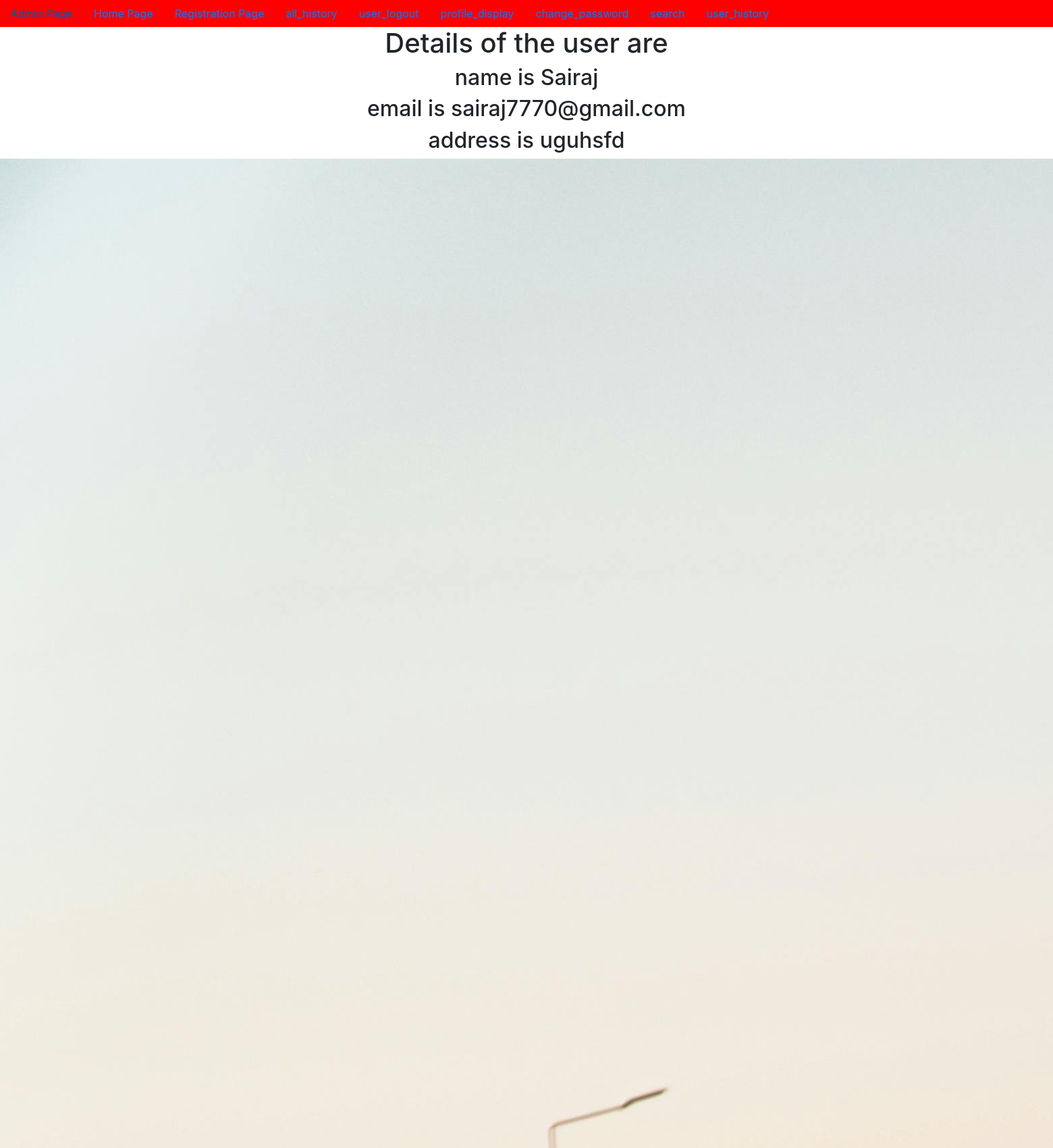
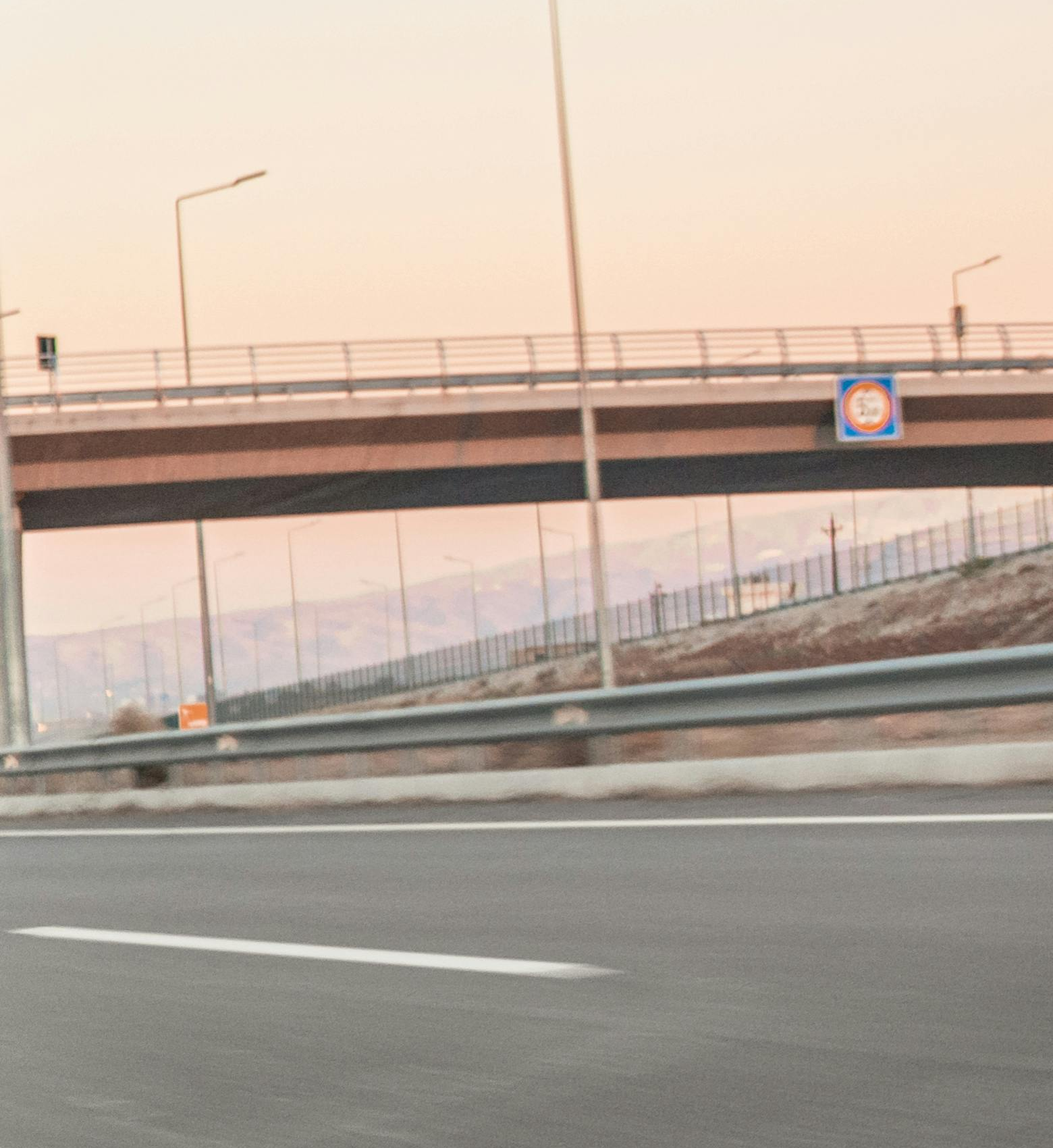
The app's page /profile_display/ (signed in, upper part) with its own data (2 pictures, top to bottom).
### app/models.py (models this page shows)
class Profile(models.Model):
    profile_user=models.OneToOneField(User,on_delete=models.CASCADE)
    address=models.TextField()
    profile_pic=models.ImageField(upload_to='abcd')

### app/views.py (the view)
# urls.py: path('profile_display/',profile_display,name='profile_display'),
@login_required
def profile_display(request):
    un=request.session.get('username')
    UO=User.objects.get(username=un)
    PO=Profile.objects.get(profile_user=UO)
    d={'UO':UO,'PO':PO}
    return render(request,'profile_display.html',d)

### templates/profile_display.html (shortened to what this page needs)
{% extends 'dummy.html' %}
{% block body_block %}
    <h1>Details of the user are</h1>
    <h2>name is {{UO.username}}</h2>
    <h2>email is {{UO.email}}</h2>
    <h2>address is {{PO.address}}</h2>
    <img src="{{PO.profile_pic.url}}" alt="" srcset="">
{% endblock %}

### records on screen
Profile: address "uguhsfd", profile_pic (picture)

### other values on screen
{{ UO.username }} "Sairaj"
{{ UO.email }} "sairaj7770@gmail.com"
